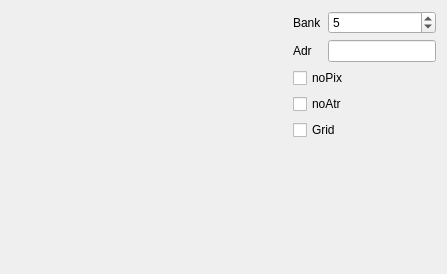
       <widget class="QWidget" name="scrTab">
        <attribute name="icon">
         <iconset resource="../xpeccy.qrc">
          <normaloff>:/images/display.png</normaloff>:/images/display.png</iconset>
        </attribute>
        <attribute name="title">
         <string/>
        </attribute>
        <attribute name="toolTip">
         <string>Screen</string>
        </attribute>
        <layout class="QHBoxLayout" name="horizontalLayout_3">
         <item>
          <layout class="QVBoxLayout" name="verticalLayout_4">
           <item>
            <widget class="QLabel" name="scrLabel">
             <property name="minimumSize">
              <size>
               <width>276</width>
               <height>212</height>
              </size>
             </property>
             <property name="text">
              <string/>
             </property>
            </widget>
           </item>
           <item>
            <spacer name="verticalSpacer_6">
             <property name="orientation">
              <enum>Qt::Vertical</enum>
             </property>
             <property name="sizeHint" stdset="0">
              <size>
               <width>20</width>
               <height>40</height>
              </size>
             </property>
            </spacer>
           </item>
          </layout>
         </item>
         <item>
          <layout class="QGridLayout" name="gridLayout_4">
           <item row="8" column="1">
            <spacer name="verticalSpacer_5">
             <property name="orientation">
              <enum>Qt::Vertical</enum>
             </property>
             <property name="sizeHint" stdset="0">
              <size>
               <width>20</width>
               <height>40</height>
              </size>
             </property>
            </spacer>
           </item>
           <item row="3" column="1">
            <widget class="QCheckBox" name="cbScrPix">
             <property name="text">
              <string>noPix</string>
             </property>
            </widget>
           </item>
           <item row="2" column="1">
            <layout class="QGridLayout" name="gridLayout_6">
             <item row="0" column="1">
              <widget class="QSpinBox" name="sbScrBank">
               <property name="minimum">
                <number>0</number>
               </property>
               <property name="maximum">
                <number>255</number>
               </property>
               <property name="value">
                <number>5</number>
               </property>
              </widget>
             </item>
             <item row="0" column="0">
              <widget class="QLabel" name="label_49">
               <property name="text">
                <string>Bank</string>
               </property>
              </widget>
             </item>
             <item row="1" column="0">
              <widget class="QLabel" name="label_59">
               <property name="text">
                <string>Adr</string>
               </property>
              </widget>
             </item>
             <item row="1" column="1">
              <widget class="xHexSpin" name="leScrAdr"/>
             </item>
            </layout>
           </item>
           <item row="4" column="1">
            <widget class="QCheckBox" name="cbScrAtr">
             <property name="text">
              <string>noAtr</string>
             </property>
            </widget>
           </item>
           <item row="5" column="1">
            <widget class="QCheckBox" name="cbScrGrid">
             <property name="text">
              <string>Grid</string>
             </property>
            </widget>
           </item>
          </layout>
         </item>
        </layout>
       </widget>
